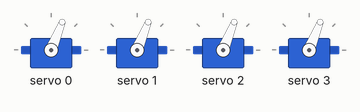
Bench run of a sketch on a simulated Arduino Uno, built with avr-gcc and run on an emulated ATmega328P. Parts: 4 × servo.

Above: at 0.05 s.
At 1.5 s:
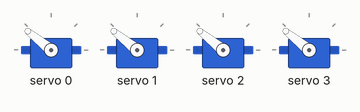
At 3.0 s:
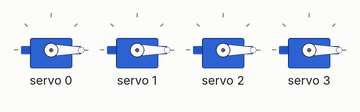
Timing chart, 0 to 6.9 s (numbered marks = the images above):
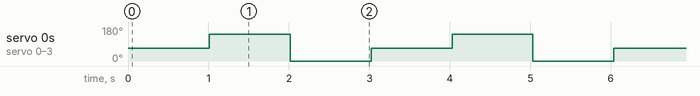

Measured:
- by itself, servo 0–3: repeats every 3.0 s: 0° 1.0 s, 68° 1.0 s, 141° 1.0 s

The sketch:

arduino_4WD_McNamee-wheel.ino
```cpp
#include <Arduino.h>
#include <Adafruit_NeoPixel.h> //编程灯
#include <Wire.h>
#include <Adafruit_PWMServoDriver.h>
#include <IRremote.h> //红外

Adafruit_PWMServoDriver pwm = Adafruit_PWMServoDriver(0x40);
#define SERVOMIN 150 // this is the 'minimum' pulse length count (out of 4096)
#define SERVOMAX 600 // this is the 'maximum' pulse length count (out of 4096)

#define DIN 9

#define run_car '1'   //按键前
#define back_car '2'  //按键后
#define left_car '3'  //按键左
#define right_car '4' //按键右
#define stop_car '0'  //按键停

#define ON 1  //使能LED
#define OFF 0 //禁止LED

/*小车运行状态枚举*/
enum
{
	enSTOP = 0,
	enRUN,
	enBACK,
	enLEFT,
	enRIGHT,
	enTLEFT,
	enTRIGHT
} enCarState;

char enServo[] = {0, 1, 2, 3};


/*小车初始速度控制*/
int CarSpeed = 200;

/**
* Function       setup
* @author        wusicaijuan
* @date          2019.06.25
* @brief         初始化配置
* @param[in]     void
* @retval        void
* @par History   无
*/
void setup()
{
	//初始化电机驱动IO口为输出方式
	//串口波特率设置
	Serial.begin(9600);

	pwm.begin();

	pwm.setPWMFreq(60); // Analog servos run at ~60 Hz updates
}

void loop()
{
	brake();
	// run(100);
	// delay(1000);
	// back(100);
	// delay(1000);
	// left(200);
	// delay(1000);
	// brake();
	// delay(1000);
	Servo180(1,90);
	Servo180(2,90);
	Servo180(3,90);
	Servo180(4,90);
	delay(1000);
	Servo180(1,180);
	Servo180(2,180);
	Servo180(3,180);
	Servo180(4,180);
	delay(1000);
	Servo180(1,0);
	Servo180(2,0);
	Servo180(3,0);
	Servo180(4,0);
	delay(1000);
}

/**
* Function       run
* @author        wusicaijuan
* @date          2019.06.25
* @brief         小车前进
* @param[in]     Speed
* @param[out]    void
* @retval        void
* @par History   无
*/
void run(int Speed)
{
	Speed = map(Speed, 0, 255, 0, 4095);
	pwm.setPWM(10, 0, Speed); //右前
	pwm.setPWM(11, 0, 0);
	pwm.setPWM(8, 0, Speed); //右后
	pwm.setPWM(9, 0, 0);

	pwm.setPWM(13, 0, Speed); //左前
	pwm.setPWM(12, 0, 0);
	pwm.setPWM(15, 0, Speed); //左后
	pwm.setPWM(14, 0, 0);
}

/**
* Function       back
* @author        wusicaijuan
* @date          2019.06.25
* @brief         小车后退
* @param[in]     Speed
* @param[out]    void
* @retval        void
* @par History   无
*/
void back(int Speed)
{
	Speed = map(Speed, 0, 255, 0, 4095);
	pwm.setPWM(10, 0, 0);
	pwm.setPWM(11, 0, Speed);
	pwm.setPWM(8, 0, 0);
	pwm.setPWM(9, 0, Speed);

	pwm.setPWM(13, 0, 0);
	pwm.setPWM(12, 0, Speed);
	pwm.setPWM(15, 0, 0);
	pwm.setPWM(14, 0, Speed);
}

/**
* Function       brake
* @author        wusicaijuan
* @date          2019.06.25
* @brief         小车刹车
* @param[in]     void
* @param[out]    void
* @retval        void
* @par History   无
*/
void brake()
{

	pwm.setPWM(8, 0, 0);
	pwm.setPWM(9, 0, 0);
	pwm.setPWM(11, 0, 0);
	pwm.setPWM(10, 0, 0);

	pwm.setPWM(12, 0, 0);
	pwm.setPWM(13, 0, 0);
	pwm.setPWM(14, 0, 0);
	pwm.setPWM(15, 0, 0);
}

/**
* Function       left
* @author        wusicaijuan
* @date          2019.06.25
* @brief         小车左移(左前后退，左后前进，右前前进，右后后退)
* @param[in]     Speed
* @param[out]    void
* @retval        void
* @par History   无
*/
void left(int Speed)
{
	Speed = map(Speed, 0, 255, 0, 4095);
	pwm.setPWM(10, 0, 0);
	pwm.setPWM(11, 0, Speed);
	pwm.setPWM(8, 0, Speed);
	pwm.setPWM(9, 0, 0);

	pwm.setPWM(13, 0, Speed);
	pwm.setPWM(12, 0, 0);
	pwm.setPWM(15, 0, 0);
	pwm.setPWM(14, 0, Speed);
}

/**
* Function       right
* @author        wusicaijuan
* @date          2019.06.25
* @brief         小车右移(左前前进，左后后退，右前后退，右后前进)
* @param[in]     Speed
* @param[out]    void
* @retval        void
* @par History   无
*/
void right(int Speed)
{
	Speed = map(Speed, 0, 255, 0, 4095);
	pwm.setPWM(10, 0, Speed);
	pwm.setPWM(11, 0, 0);
	pwm.setPWM(8, 0, 0);
	pwm.setPWM(9, 0, Speed);

	pwm.setPWM(13, 0, 0);
	pwm.setPWM(12, 0, Speed);
	pwm.setPWM(15, 0, Speed);
	pwm.setPWM(14, 0, 0);
}

/**
* Function       spin_left
* @author        wusicaijuan
* @date          2019.06.25
* @brief         小车原地左转(左轮后退，右轮前进)
* @param[in]     Speed
* @param[out]    void
* @retval        void
* @par History   无
*/
void spin_left(int Speed)
{
	Speed = map(Speed, 0, 255, 0, 4095);
	pwm.setPWM(10, 0, Speed);
	pwm.setPWM(11, 0, 0);
	pwm.setPWM(8, 0, Speed);
	pwm.setPWM(9, 0, 0);

	pwm.setPWM(13, 0, 0);
	pwm.setPWM(12, 0, Speed);
	pwm.setPWM(15, 0, 0);
	pwm.setPWM(14, 0, Speed);
}

/**
* Function       spin_right
* @author        wusicaijuan
* @date          2019.06.25
* @brief         小车原地右转(右轮后退，左轮前进)
* @param[in]     Speed
* @param[out]    void
* @retval        void
* @par History   无
*/
void spin_right(int Speed)
{
	Speed = map(Speed, 0, 255, 0, 4095);
	pwm.setPWM(10, 0, 0);
	pwm.setPWM(11, 0, Speed);
	pwm.setPWM(8, 0, 0);
	pwm.setPWM(9, 0, Speed);

	pwm.setPWM(13, 0, Speed);
	pwm.setPWM(12, 0, 0);
	pwm.setPWM(15, 0, Speed);
	pwm.setPWM(14, 0, 0);
}

/*
* Function      Servo180(num, degree)
* @author       wusicaijuan
* @date         2019.06.25
* @bried        180°舵机转动角度
                    180 Degree Steering Engine Rotation Angle
* @param[in1]   index
                    1: s1
                    2: s2
                    3: s3
                    4: s4
* @param[in2]   degree (0 <= degree <= 180)
* @retval       void
*/
void Servo180(int num, int degree)
{

	long us = (degree * 1800 / 180 + 600); 	// 0.6 ~ 2.4
	long pwmvalue = us * 4096 / 20000;		// 50hz: 20,000 us
	pwm.setPWM(enServo[num-1], 0, pwmvalue);
}

/*
* Function      Servo270(num, degree)
* @author       wusicaijuan
* @date         2019.06.25
* @bried        270°舵机转动角度
                    270 Degree Steering Engine Rotation Angle
* @param[in1]   index
                    1: s1
                    2: s2
                    3: s3
                    4: s4
* @param[in2]   degree (0 <= degree <= 270)
* @retval       void
*/
void Servo270(int num, int degree)
{

	degree = map(degree, 0, 255, 0, 4095);
	long us = (degree * 1800 / 180 + 600); 	// 0.6 ~ 2.4
	long pwmvalue = us * 4096 / 20000;		// 50hz: 20,000 us
	pwm.setPWM(enServo[num-1], 0, pwmvalue);
}

// you can use this function if you'd like to set the pulse length in seconds
// e.g. setServoPulse(0, 0.001) is a ~1 millisecond pulse width. its not precise!
void setServoPulse(uint8_t n, double pulse)
{
	double pulselength;

	pulselength = 1000000; // 1,000,000 us per second
	pulselength /= 60;	 // 60 Hz
	pulselength /= 4096;   // 12 bits of resolution
	pulse *= 1000;
	pulse /= pulselength;
	pwm.setPWM(n, 0, pulse);
}
```
